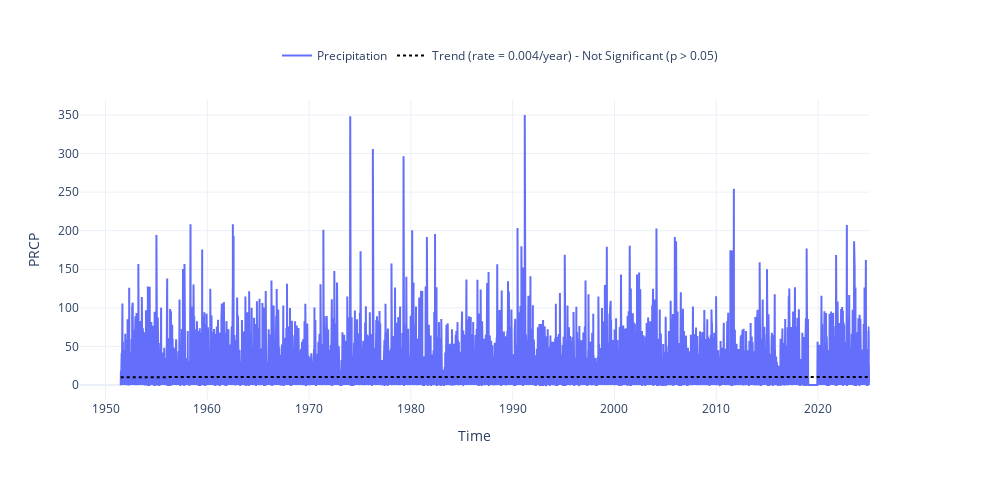

Source (notebook cell):
### Code cell
fig = plot_timeseries_interactive(dict_prcp, trendline=True, ylims = [None, None], figsize = (25, 12))

### Figure 1 — Plotly figure (JSON) as saved in the notebook; plotly's stock layout.template omitted (floating-point values rounded to 4 significant figures; data arrays with more than 128 entries replaced by an {"elided": "..."} marker saying what was removed)
{"data": [{"line": {"color": "#636EFA"}, "name": "Precipitation", "type": "scatter", "x": {"elided": "27697 str values"}, "xaxis": "x", "y": {"elided": "27697 float values"}, "yaxis": "y"}, {"line": {"color": "black", "dash": "dot"}, "mode": "lines", "name": "Trend (rate = 0.004/year) - Not Significant (p > 0.05)", "showlegend": true, "type": "scatter", "x": {"elided": "26353 str values"}, "xaxis": "x", "y": {"elided": "26353 float values"}, "yaxis": "y"}], "layout": {"height": 480, "legend": {"font": {"size": 12}, "orientation": "h", "x": 0.5, "xanchor": "center", "y": 1.1, "yanchor": "bottom"}, "title": {"text": " "}, "width": 1000, "xaxis": {"anchor": "y", "domain": [0, 0.94], "title": {"text": "Time"}}, "yaxis": {"anchor": "x", "domain": [0, 1], "range": [null, null], "title": {"text": "PRCP"}}, "yaxis2": {"anchor": "x", "overlaying": "y", "side": "right"}}}
